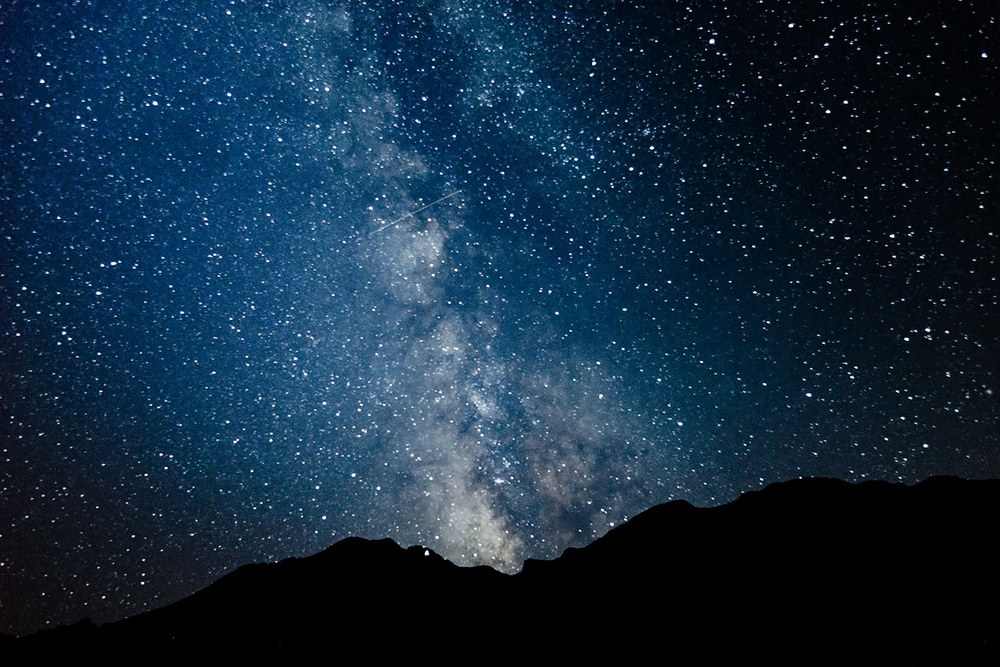
#> input picture photo.jpg, 1000 x 667 px, shrunk from 1500 x 1001 before the run, found by its file name
$ python rk1.py
#> lines starting #> are read from the running program, lines starting #| are printed output that depends on the picture
import matplotlib.pyplot as plt
import numpy as np
from matplotlib.patches import Polygon
from matplotlib.image import imread


def bresenham_line_ultra_quality(x0, y0, x1, y1):
    """ультра-качественный алгоритм брезенхема с максимальной плотностью точек (чтобы избежать зигзагообразных линий)"""
    # используем очень большое количество точек для идеально прямой линии
    distance = np.hypot(x1 - x0, y1 - y0)
    num_points = max(500, int(distance * 3))  # минимум 500 точек, пропорционально длине

    points = []
    t_values = np.linspace(0, 1, num_points)

    for t in t_values:
        x = x0 + t * (x1 - x0)
        y = y0 + t * (y1 - y0)
        points.append((x, y))  # не округляем для максимальной гладкости

    return points


def bresenham_line(x0, y0, x1, y1, ultra_quality=False):
    """алгоритм брезенхема для рисования линии"""
    if ultra_quality:
        return bresenham_line_ultra_quality(x0, y0, x1, y1)

    points = []
    dx = abs(x1 - x0)
    dy = abs(y1 - y0)
    x, y = x0, y0
    sx = -1 if x0 > x1 else 1
    sy = -1 if y0 > y1 else 1

    if dx > dy:
        err = dx / 2.0
        while x != x1:
            points.append((x, y))
            err -= dy
            if err < 0:
                y += sy
                err += dx
            x += sx
    else:
        err = dy / 2.0
        while y != y1:
            points.append((x, y))
            err -= dx
            if err < 0:
                x += sx
                err += dy
            y += sy
    points.append((x, y))
    return points


def draw_line_bresenham(ax, x0, y0, x1, y1, ultra_quality=False, **kwargs):
    """рисует линию используя алгоритм брезенхема"""
    points = bresenham_line(x0, y0, x1, y1, ultra_quality=ultra_quality)
    if points:
        x_vals, y_vals = zip(*points)
        # используем solid linestyle и убираем маркеры
        ax.plot(x_vals, y_vals, linestyle='-', marker='', **kwargs)


def draw_triangle_bresenham(ax, points, ultra_quality=False, **kwargs):
    """рисует треугольник используя алгоритм брезенхема"""
    for i in range(len(points)):
        x0, y0 = points[i]
        x1, y1 = points[(i + 1) % len(points)]
        draw_line_bresenham(ax, x0, y0, x1, y1, ultra_quality=ultra_quality, **kwargs)


def draw_arrow_bresenham(ax, x0, y0, x1, y1, arrow_size=10, ultra_quality=False, **kwargs):
    """рисует стрелку с наконечником используя алгоритм брезенхема"""
    # рисуем основную линию
    draw_line_bresenham(ax, x0, y0, x1, y1, ultra_quality=ultra_quality, **kwargs)

    # вычисляем направление линии
    dx = x1 - x0
    dy = y1 - y0
    length = np.hypot(dx, dy)

    if length > 0:
        # нормализуем вектор направления
        dx /= length
        dy /= length

        # вычисляем перпендикулярный вектор
        perp_dx = -dy
        perp_dy = dx

        # точки для стрелочки
        arrow_tip = (x1, y1)
        arrow_left = (
            x1 - dx * arrow_size + perp_dx * arrow_size * 0.5,
            y1 - dy * arrow_size + perp_dy * arrow_size * 0.5
        )
        arrow_right = (
            x1 - dx * arrow_size - perp_dx * arrow_size * 0.5,
            y1 - dy * arrow_size - perp_dy * arrow_size * 0.5
        )

        # рисуем стороны стрелочки
        draw_line_bresenham(ax, arrow_tip[0], arrow_tip[1], arrow_left[0], arrow_left[1],
                            ultra_quality=ultra_quality, **kwargs)
        draw_line_bresenham(ax, arrow_tip[0], arrow_tip[1], arrow_right[0], arrow_right[1],
                            ultra_quality=ultra_quality, **kwargs)


def line_intersection(p1, p2, p3, p4):
    """находит точку пересечения двух отрезков"""
    x1, y1 = p1
    x2, y2 = p2
    x3, y3 = p3
    x4, y4 = p4

    denom = (x1 - x2) * (y3 - y4) - (y1 - y2) * (x3 - x4)
    if denom == 0:
        return None  # линии параллельны

    t = ((x1 - x3) * (y3 - y4) - (y1 - y3) * (x3 - x4)) / denom
    u = -((x1 - x2) * (y1 - y3) - (y1 - y2) * (x1 - x3)) / denom

    if 0 <= t <= 1 and 0 <= u <= 1:
        x = x1 + t * (x2 - x1)
        y = y1 + t * (y2 - y1)
        return (x, y)
    return None


# исходные координаты
A = (60, 130)
A_ = (56, 133)
B = (100, 50)
B_ = (100, 45)
C = (140, 130)
C_ = (144, 133)
O = (100, 100)

r = 20
r_ = 17
R = 90


def rotate_180(points, center=(100, 100)):
#> called with center = (100, 100)
    cx, cy = center
    rotated = []
    for x, y in points:
        x_new = 2 * cx - x
        y_new = 2 * cy - y
        rotated.append((x_new, y_new))
    return rotated


A, B, C, A_, B_, C_ = rotate_180([A, B, C, A_, B_, C_])

fig, ax = plt.subplots(figsize=(6, 6))
ax.set_aspect('equal')
ax.set_xlim(0, 200)
ax.set_ylim(0, 200)
ax.axis('off')

image_path = "/Users/adam/Downloads/photo.jpg"
try:
    img = imread(image_path)
#> img is the input picture: shape (667, 1000, 3); mean R, G, B 18.8, 41.6, 61.4
    triangle_mask = Polygon([A, B, C], closed=True, transform=ax.transData)
    ax.imshow(img, extent=[0, 200, 0, 200], clip_path=triangle_mask, clip_on=True)
except FileNotFoundError:
    print(f"ERROR!️ картинка '{image_path}' не найдена, фон треугольника отсутствует.")

# рисуем основные треугольники алгоритмом брезенхема
draw_triangle_bresenham(ax, [A, B, C], ultra_quality=True, color='black', linewidth=2)

# пунктирный треугольник - используем стандартный matplotlib для скорости
dash_pattern = (0, (6, 5))
x_dash, y_dash = zip(*[A_, B_, C_, A_])
ax.plot(x_dash, y_dash, color='black', linestyle=dash_pattern, linewidth=1.5)

# рисуем круги и дуги
circle_small_bg = plt.Circle(O, r_, color='white', zorder=2)
ax.add_artist(circle_small_bg)

# маленькие дуги на внутреннем круге - стандартный matplotlib
for angle in np.arange(0, 360, 60):
    theta = np.radians(np.linspace(angle, angle + 30, 30))
    x_small = O[0] + r_ * np.cos(theta)
    y_small = O[1] + r_ * np.sin(theta)
    ax.plot(x_small, y_small, color='black', linewidth=1.2, zorder=3)

circle_outer_bg = plt.Circle(O, r, color='white', zorder=2)
ax.add_artist(circle_outer_bg)

# внешний круг - стандартный matplotlib
circle_outer = plt.Circle(O, r, color='black', fill=False, linewidth=1.5, zorder=3)
ax.add_artist(circle_outer)

# большая дуга - стандартный matplotlib
theta = np.linspace(-np.pi / 6, np.pi, 100)
x_arc = O[0] + R * np.cos(theta + np.pi)
y_arc = O[1] + R * np.sin(theta + np.pi)
ax.plot(x_arc, y_arc, color='black', linewidth=1.5, zorder=4)

# стрелка - рисуем отдельно части до и после треугольника
start = (0, 140)
end = (200, 97)

# находим точки пересечения стрелки с треугольником
intersections = []
triangle_sides = [(A, B), (B, C), (C, A)]

for side in triangle_sides:
    intersection = line_intersection(start, end, side[0], side[1])
    if intersection:
        intersections.append(intersection)

# если нашли 2 точки пересечения (вход и выход)
if len(intersections) == 2:
    # сортируем точки по расстоянию от начала стрелки
    intersections.sort(key=lambda p: np.hypot(p[0] - start[0], p[1] - start[1]))

    # рисуем первую часть стрелки (до входа в треугольник)
    draw_arrow_bresenham(ax, start[0], start[1], intersections[0][0], intersections[0][1],
                         arrow_size=0, ultra_quality=True,  # arrow_size=0 чтобы не рисовать стрелку здесь
                         color='black', linewidth=2)

    # рисуем вторую часть стрелки (после выхода из треугольника)
    draw_arrow_bresenham(ax, intersections[1][0], intersections[1][1], end[0], end[1],
                         arrow_size=8, ultra_quality=True,
                         color='black', linewidth=2)
else:
    # если не нашли пересечений, рисуем полную стрелку
    draw_arrow_bresenham(ax, start[0], start[1], end[0], end[1],
                         arrow_size=8, ultra_quality=True,
                         color='black', linewidth=2)

ax.text(end[0] + 3, end[1], 'Y', fontsize=12, weight='bold')
ax.text(start[0] - 5, start[1], 'X', fontsize=12, weight='bold')

ax.set_facecolor('white')
fig.patch.set_facecolor('white')

plt.show()
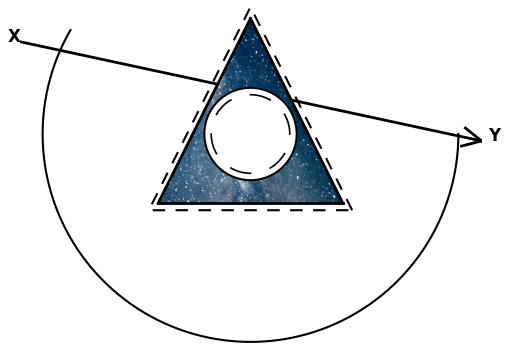
#> figure drawn by matplotlib, 1 panel
